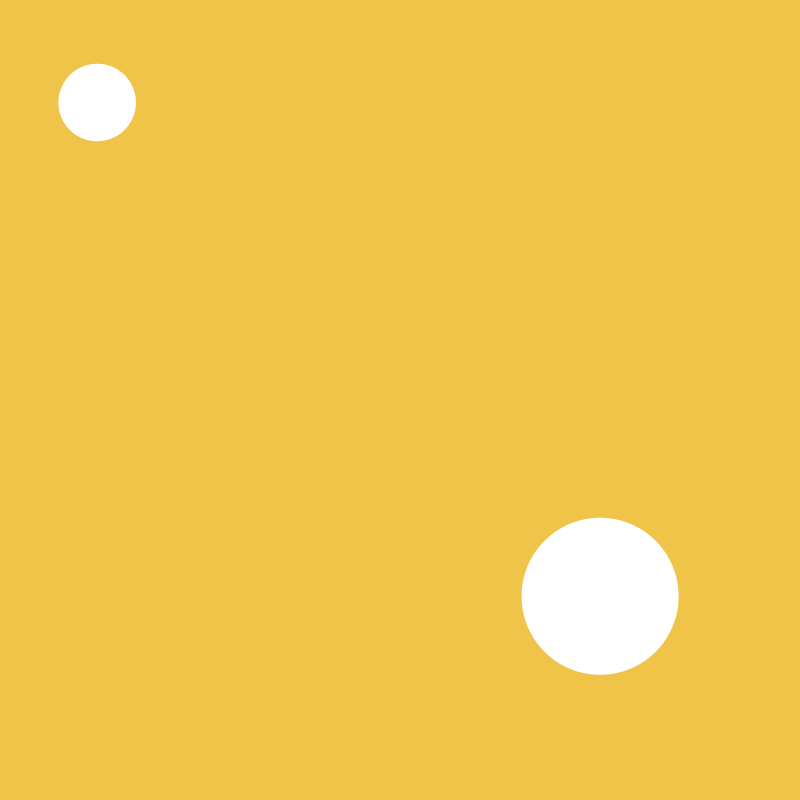
Frame 1 (no input)
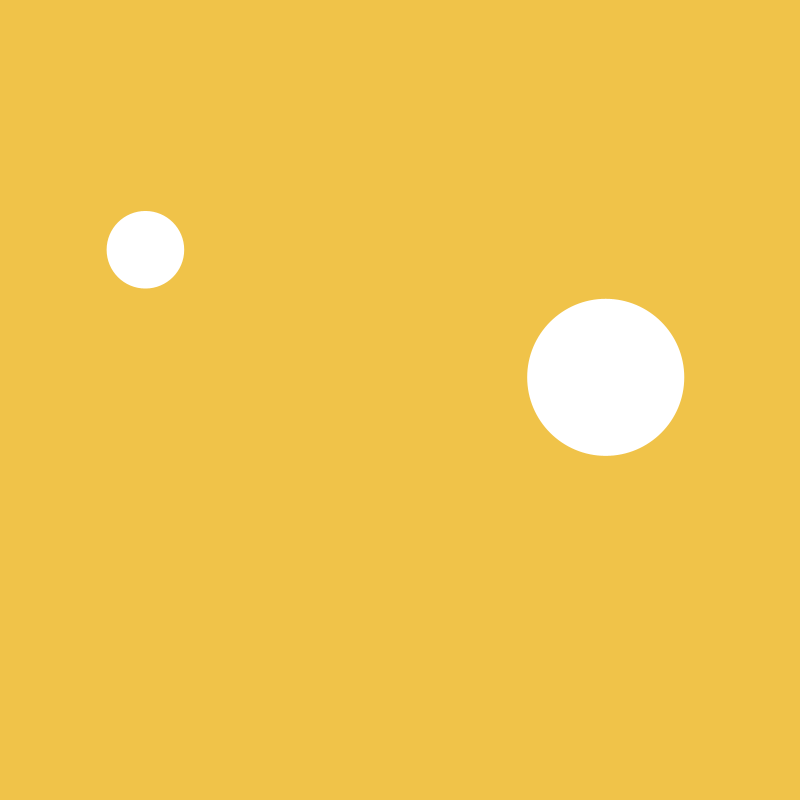
Frame 60 (the mouse pressed at the canvas centre just before this capture)
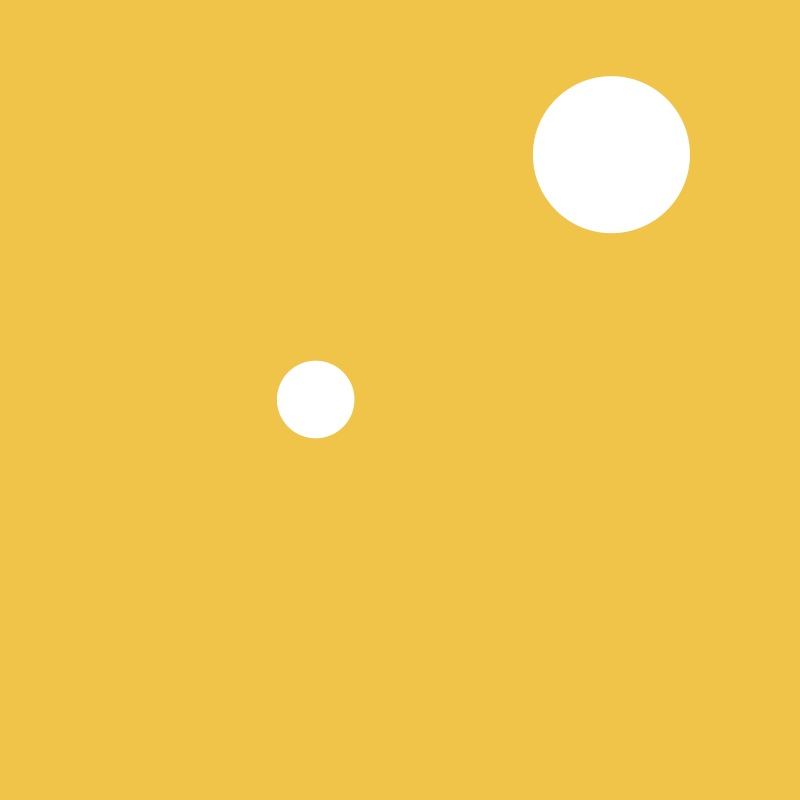
Frame 120 (the mouse held since frame 60 and released just before this capture)

The Processing sketch that drew these frames (run headless with seeded random() and noise(); from frame 60 on, the mouse is pressed at the canvas centre):

// Processing sketch: week4_physicsVectors
// ── week4_physicsVectors.pde
Ball[] balls = {new Ball(100, 100, random(0, 60)), new Ball(600, 600, random(50, 80))};

void setup() {
  size(800, 800);
}


void draw() {
  background(#F0C349);

  //Ball b is temporary
  for (Ball b : balls) {
    b.update();
    b.display();
    b.checkBound();
  }
  balls[0].checkCol(balls[1]);
  balls[1].checkCol(balls[0]);
}
// ── Ball.pde
class Ball {
  PVector position;
  PVector velocity;

  //radius and mass
  float r, m;

  Ball(float x, float y, float r) {
    position = new PVector(x, y);

    //random2D returns a vector of a unit 1 in any direction
    velocity = PVector.random2D();
    velocity.mult(random(3, 6));
    this.r = r;
    m = r*.1;
  }
  void display() {
    noStroke();
    ellipse(position.x, position.y, r*2, r*2);
  }

  void update() {
    //add posoiton to velocity vector
    position.add(velocity);
  }

  void checkBound() {
    if (position.x > width-r || position.x < r) {
      velocity.x =- velocity.x;
    }
    if (position.y > height-r || position.y < r) {
      velocity.y =- velocity.y;
    }
  }

  void checkCol(Ball otherB) {
    PVector dist = PVector.sub(otherB.position, position);

    float distMag = dist.mag();
    float minDist = r + otherB.r; //min distance betwee two before they touch each other

    if (distMag < minDist) {
      float distCorrection = (minDist - distMag/2); //calculating wa=hat angle it needs to bounce off of

      PVector d = dist.copy();
      PVector correctionVector = d.normalize().mult(distCorrection);

      otherB.position.add(correctionVector);
      position.sub(correctionVector);

      float theta = dist.heading();
      //returns the angle of the vector

      PVector [] bTemp = {new PVector(), new PVector()};

      bTemp[1].x = cos(theta)*dist.x + sin(theta)*dist.y;
      bTemp[1].y = cos(theta)*dist.y - sin(theta)*dist.x;

      PVector[] vTemp = {new PVector(), new PVector()};

      vTemp[0].x = cos(theta)*velocity.x + sin(theta)*velocity.y;
      vTemp[0].y = cos(theta)*velocity.y - sin(theta)*velocity.x;
      vTemp[1].x = cos(theta)*otherB.velocity.x + sin(theta)*otherB.velocity.y;
      vTemp[1].y = cos(theta)*otherB.velocity.y - sin(theta)*otherB.velocity.x;

      PVector [] vFinal = {new PVector(), new PVector()};

      vFinal[0].x = ((m - otherB.m)*vTemp[0].x +2*otherB.m * vTemp[1].x)/
        (m + otherB.m);

      vFinal[1].y = vTemp[1].y;

      bTemp[0].x += vFinal[0].x;
      bTemp[1].x += vFinal[0].x;
      
    }
  }
}
